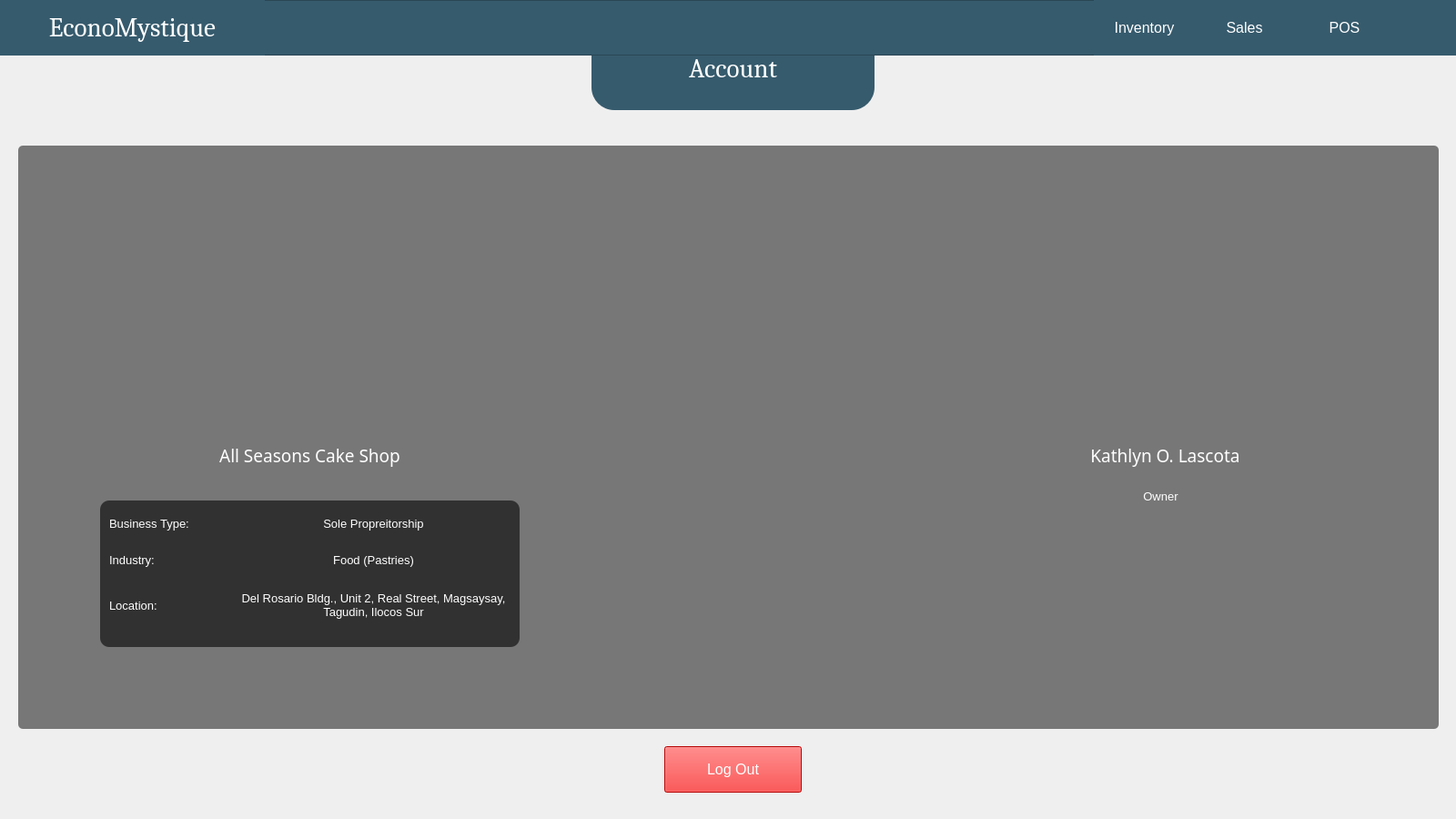
<?xml version="1.0" encoding="UTF-8"?>
<ui version="4.0">
 <class>account</class>
 <widget class="QWidget" name="account">
  <property name="geometry">
   <rect>
    <x>0</x>
    <y>0</y>
    <width>1600</width>
    <height>900</height>
   </rect>
  </property>
  <property name="windowTitle">
   <string>EconoMystique</string>
  </property>
  <property name="windowIcon">
   <iconset>
    <selectedon>img/econoLogo2.png</selectedon>
   </iconset>
  </property>
  <property name="styleSheet">
   <string notr="true">color: black;</string>
  </property>
  <widget class="QLabel" name="lblBusinessName_2">
   <property name="geometry">
    <rect>
     <x>650</x>
     <y>30</y>
     <width>311</width>
     <height>91</height>
    </rect>
   </property>
   <property name="font">
    <font>
     <family>Cambria</family>
     <pointsize>22</pointsize>
    </font>
   </property>
   <property name="styleSheet">
    <string notr="true">border: 0px solid white;
background: #365b6d;
color: white;
border-radius: 25px;</string>
   </property>
   <property name="text">
    <string>Account</string>
   </property>
   <property name="alignment">
    <set>Qt::AlignCenter</set>
   </property>
  </widget>
  <widget class="QFrame" name="frame">
   <property name="geometry">
    <rect>
     <x>0</x>
     <y>0</y>
     <width>1601</width>
     <height>61</height>
    </rect>
   </property>
   <property name="styleSheet">
    <string notr="true">background: #365b6d;</string>
   </property>
   <property name="frameShape">
    <enum>QFrame::StyledPanel</enum>
   </property>
   <property name="frameShadow">
    <enum>QFrame::Raised</enum>
   </property>
   <widget class="QPushButton" name="btnSales">
    <property name="geometry">
     <rect>
      <x>1312</x>
      <y>0</y>
      <width>111</width>
      <height>61</height>
     </rect>
    </property>
    <property name="font">
     <font>
      <pointsize>12</pointsize>
     </font>
    </property>
    <property name="cursor">
     <cursorShape>PointingHandCursor</cursorShape>
    </property>
    <property name="styleSheet">
     <string notr="true">QPushButton {
    background-color: #365b6d;
    color: white;
    border-radius: 50px;
}
QPushButton:hover {
    background-color: #5b8ca4;
}
QPushButton:pressed {
    border-style: inset;
    background-color: #365b6d;
}
</string>
    </property>
    <property name="text">
     <string>Sales</string>
    </property>
   </widget>
   <widget class="QPushButton" name="btnInventory">
    <property name="geometry">
     <rect>
      <x>1202</x>
      <y>0</y>
      <width>111</width>
      <height>61</height>
     </rect>
    </property>
    <property name="font">
     <font>
      <pointsize>12</pointsize>
     </font>
    </property>
    <property name="cursor">
     <cursorShape>PointingHandCursor</cursorShape>
    </property>
    <property name="styleSheet">
     <string notr="true">QPushButton {
    background-color: #365b6d;
    color: white;
    border-radius: 50px;
}
QPushButton:hover {
    background-color: #5b8ca4;
}
QPushButton:pressed {
    border-style: inset;
    background-color: #365b6d;
}
</string>
    </property>
    <property name="text">
     <string>Inventory</string>
    </property>
   </widget>
   <widget class="QPushButton" name="btnPOS">
    <property name="geometry">
     <rect>
      <x>1422</x>
      <y>0</y>
      <width>111</width>
      <height>61</height>
     </rect>
    </property>
    <property name="font">
     <font>
      <pointsize>12</pointsize>
     </font>
    </property>
    <property name="cursor">
     <cursorShape>PointingHandCursor</cursorShape>
    </property>
    <property name="styleSheet">
     <string notr="true">QPushButton {
    background-color: #365b6d;
    color: white;
    border-radius: 50px;
}
QPushButton:hover {
    background-color: #5b8ca4;
}
QPushButton:pressed {
    border-style: inset;
    background-color: #365b6d;
}
</string>
    </property>
    <property name="text">
     <string>POS</string>
    </property>
   </widget>
   <widget class="QPushButton" name="btnAccount">
    <property name="geometry">
     <rect>
      <x>1530</x>
      <y>0</y>
      <width>71</width>
      <height>61</height>
     </rect>
    </property>
    <property name="cursor">
     <cursorShape>PointingHandCursor</cursorShape>
    </property>
    <property name="styleSheet">
     <string notr="true">QPushButton {
    background-color: #365b6d;
    color: white;
    border-radius: 50px;
}
QPushButton:hover {
    background-color: #5b8ca4;
}
QPushButton:pressed {
    border-style: inset;
    background-color: #365b6d;
}
</string>
    </property>
    <property name="text">
     <string/>
    </property>
    <property name="icon">
     <iconset>
      <selectedon>img/pfBtn.png</selectedon>
     </iconset>
    </property>
    <property name="iconSize">
     <size>
      <width>50</width>
      <height>50</height>
     </size>
    </property>
   </widget>
   <widget class="QPushButton" name="btnDashboard">
    <property name="geometry">
     <rect>
      <x>0</x>
      <y>0</y>
      <width>291</width>
      <height>61</height>
     </rect>
    </property>
    <property name="font">
     <font>
      <family>Cambria</family>
      <pointsize>22</pointsize>
     </font>
    </property>
    <property name="cursor">
     <cursorShape>PointingHandCursor</cursorShape>
    </property>
    <property name="styleSheet">
     <string notr="true">QPushButton {
    background-color: #365b6d;
    color: white;
    border-radius: 50px;
}
QPushButton:hover {
    background-color: #5b8ca4;
}
QPushButton:pressed {
    border-style: inset;
    background-color: #365b6d;
}
</string>
    </property>
    <property name="text">
     <string>EconoMystique</string>
    </property>
    <property name="icon">
     <iconset>
      <normaloff>img/econologo_transparent_cropped.png</normaloff>img/econologo_transparent_cropped.png</iconset>
    </property>
    <property name="iconSize">
     <size>
      <width>30</width>
      <height>30</height>
     </size>
    </property>
   </widget>
  </widget>
  <widget class="QFrame" name="frame_3">
   <property name="geometry">
    <rect>
     <x>20</x>
     <y>160</y>
     <width>1561</width>
     <height>641</height>
    </rect>
   </property>
   <property name="styleSheet">
    <string notr="true">#frame_3{
	border-radius: 5px;
	background: rgba(0,0,0,128);
}</string>
   </property>
   <property name="frameShape">
    <enum>QFrame::StyledPanel</enum>
   </property>
   <property name="frameShadow">
    <enum>QFrame::Raised</enum>
   </property>
   <widget class="QFrame" name="frame_2">
    <property name="geometry">
     <rect>
      <x>90</x>
      <y>390</y>
      <width>461</width>
      <height>161</height>
     </rect>
    </property>
    <property name="autoFillBackground">
     <bool>false</bool>
    </property>
    <property name="styleSheet">
     <string notr="true">#frame_2{
	background: rgba(0,0,0,150);
	border-radius: 10px;
}</string>
    </property>
    <property name="frameShape">
     <enum>QFrame::NoFrame</enum>
    </property>
    <property name="frameShadow">
     <enum>QFrame::Plain</enum>
    </property>
    <widget class="QLabel" name="lblBsnsType">
     <property name="geometry">
      <rect>
       <x>10</x>
       <y>10</y>
       <width>131</width>
       <height>31</height>
      </rect>
     </property>
     <property name="font">
      <font>
       <pointsize>10</pointsize>
      </font>
     </property>
     <property name="text">
      <string>&lt;html&gt;&lt;head/&gt;&lt;body&gt;&lt;p&gt;&lt;span style=&quot; color:#ffffff;&quot;&gt;Business Type:&lt;/span&gt;&lt;/p&gt;&lt;/body&gt;&lt;/html&gt;</string>
     </property>
     <property name="alignment">
      <set>Qt::AlignLeading|Qt::AlignLeft|Qt::AlignVCenter</set>
     </property>
    </widget>
    <widget class="QLabel" name="lblIndustry">
     <property name="geometry">
      <rect>
       <x>10</x>
       <y>50</y>
       <width>131</width>
       <height>31</height>
      </rect>
     </property>
     <property name="font">
      <font>
       <pointsize>10</pointsize>
      </font>
     </property>
     <property name="text">
      <string>&lt;html&gt;&lt;head/&gt;&lt;body&gt;&lt;p&gt;&lt;span style=&quot; color:#ffffff;&quot;&gt;Industry:&lt;/span&gt;&lt;/p&gt;&lt;/body&gt;&lt;/html&gt;</string>
     </property>
     <property name="alignment">
      <set>Qt::AlignLeading|Qt::AlignLeft|Qt::AlignVCenter</set>
     </property>
    </widget>
    <widget class="QLabel" name="lblLocation">
     <property name="geometry">
      <rect>
       <x>10</x>
       <y>90</y>
       <width>131</width>
       <height>51</height>
      </rect>
     </property>
     <property name="font">
      <font>
       <pointsize>10</pointsize>
      </font>
     </property>
     <property name="text">
      <string>&lt;html&gt;&lt;head/&gt;&lt;body&gt;&lt;p&gt;&lt;span style=&quot; color:#ffffff;&quot;&gt;Location:&lt;/span&gt;&lt;/p&gt;&lt;/body&gt;&lt;/html&gt;</string>
     </property>
     <property name="alignment">
      <set>Qt::AlignLeading|Qt::AlignLeft|Qt::AlignVCenter</set>
     </property>
    </widget>
    <widget class="QLabel" name="lblBsnsTypeVal">
     <property name="geometry">
      <rect>
       <x>150</x>
       <y>10</y>
       <width>301</width>
       <height>31</height>
      </rect>
     </property>
     <property name="font">
      <font>
       <pointsize>10</pointsize>
      </font>
     </property>
     <property name="text">
      <string>&lt;html&gt;&lt;head/&gt;&lt;body&gt;&lt;p&gt;&lt;span style=&quot; color:#ffffff;&quot;&gt;Sole Propreitorship&lt;/span&gt;&lt;/p&gt;&lt;/body&gt;&lt;/html&gt;</string>
     </property>
     <property name="alignment">
      <set>Qt::AlignCenter</set>
     </property>
    </widget>
    <widget class="QLabel" name="lblIndVal">
     <property name="geometry">
      <rect>
       <x>150</x>
       <y>50</y>
       <width>301</width>
       <height>31</height>
      </rect>
     </property>
     <property name="font">
      <font>
       <pointsize>10</pointsize>
      </font>
     </property>
     <property name="text">
      <string>&lt;html&gt;&lt;head/&gt;&lt;body&gt;&lt;p&gt;&lt;span style=&quot; color:#ffffff;&quot;&gt;Food (Pastries)&lt;/span&gt;&lt;/p&gt;&lt;/body&gt;&lt;/html&gt;</string>
     </property>
     <property name="alignment">
      <set>Qt::AlignCenter</set>
     </property>
    </widget>
    <widget class="QLabel" name="lblLocVal">
     <property name="geometry">
      <rect>
       <x>150</x>
       <y>90</y>
       <width>301</width>
       <height>51</height>
      </rect>
     </property>
     <property name="font">
      <font>
       <pointsize>10</pointsize>
      </font>
     </property>
     <property name="text">
      <string>&lt;html&gt;&lt;head/&gt;&lt;body&gt;&lt;p&gt;&lt;span style=&quot; color:#ffffff;&quot;&gt;Del Rosario Bldg., Unit 2, Real Street, Magsaysay, Tagudin, Ilocos Sur&lt;/span&gt;&lt;/p&gt;&lt;/body&gt;&lt;/html&gt;</string>
     </property>
     <property name="alignment">
      <set>Qt::AlignCenter</set>
     </property>
     <property name="wordWrap">
      <bool>true</bool>
     </property>
    </widget>
   </widget>
   <widget class="QLabel" name="lblBusinessName">
    <property name="geometry">
     <rect>
      <x>90</x>
      <y>320</y>
      <width>461</width>
      <height>41</height>
     </rect>
    </property>
    <property name="font">
     <font>
      <family>Sans Serif Collection</family>
      <pointsize>14</pointsize>
     </font>
    </property>
    <property name="autoFillBackground">
     <bool>false</bool>
    </property>
    <property name="styleSheet">
     <string notr="true"/>
    </property>
    <property name="text">
     <string>&lt;html&gt;&lt;head/&gt;&lt;body&gt;&lt;p&gt;&lt;span style=&quot; color:#ffffff;&quot;&gt;All Seasons Cake Shop&lt;/span&gt;&lt;/p&gt;&lt;/body&gt;&lt;/html&gt;</string>
    </property>
    <property name="alignment">
     <set>Qt::AlignCenter</set>
    </property>
   </widget>
   <widget class="QLabel" name="imgBusinessLogo">
    <property name="geometry">
     <rect>
      <x>180</x>
      <y>20</y>
      <width>281</width>
      <height>271</height>
     </rect>
    </property>
    <property name="text">
     <string/>
    </property>
    <property name="pixmap">
     <pixmap>img/all_seasons_logo_trans.png</pixmap>
    </property>
    <property name="scaledContents">
     <bool>true</bool>
    </property>
   </widget>
   <widget class="QLabel" name="imgProfile">
    <property name="geometry">
     <rect>
      <x>1130</x>
      <y>30</y>
      <width>261</width>
      <height>251</height>
     </rect>
    </property>
    <property name="text">
     <string/>
    </property>
    <property name="pixmap">
     <pixmap>img/profile.png</pixmap>
    </property>
    <property name="scaledContents">
     <bool>true</bool>
    </property>
   </widget>
   <widget class="QLabel" name="lblRole">
    <property name="geometry">
     <rect>
      <x>1150</x>
      <y>370</y>
      <width>211</width>
      <height>31</height>
     </rect>
    </property>
    <property name="font">
     <font>
      <pointsize>10</pointsize>
      <weight>50</weight>
      <bold>false</bold>
     </font>
    </property>
    <property name="text">
     <string>&lt;html&gt;&lt;head/&gt;&lt;body&gt;&lt;p&gt;&lt;span style=&quot; color:#ffffff;&quot;&gt;Owner&lt;/span&gt;&lt;/p&gt;&lt;/body&gt;&lt;/html&gt;</string>
    </property>
    <property name="alignment">
     <set>Qt::AlignCenter</set>
    </property>
   </widget>
   <widget class="QLabel" name="lblUserName">
    <property name="geometry">
     <rect>
      <x>1100</x>
      <y>320</y>
      <width>321</width>
      <height>41</height>
     </rect>
    </property>
    <property name="font">
     <font>
      <family>Sans Serif Collection</family>
      <pointsize>14</pointsize>
     </font>
    </property>
    <property name="text">
     <string>&lt;html&gt;&lt;head/&gt;&lt;body&gt;&lt;p&gt;&lt;span style=&quot; color:#ffffff;&quot;&gt;Kathlyn O. Lascota&lt;/span&gt;&lt;/p&gt;&lt;/body&gt;&lt;/html&gt;</string>
    </property>
    <property name="alignment">
     <set>Qt::AlignCenter</set>
    </property>
   </widget>
  </widget>
  <widget class="QPushButton" name="btnLogOut">
   <property name="geometry">
    <rect>
     <x>730</x>
     <y>820</y>
     <width>151</width>
     <height>51</height>
    </rect>
   </property>
   <property name="font">
    <font>
     <pointsize>12</pointsize>
    </font>
   </property>
   <property name="cursor">
    <cursorShape>PointingHandCursor</cursorShape>
   </property>
   <property name="styleSheet">
    <string notr="true">color: white;
background-color: red;

</string>
   </property>
   <property name="text">
    <string>Log Out</string>
   </property>
   <property name="flat">
    <bool>false</bool>
   </property>
  </widget>
  <zorder>frame_3</zorder>
  <zorder>lblBusinessName_2</zorder>
  <zorder>frame</zorder>
  <zorder>btnLogOut</zorder>
 </widget>
 <resources/>
 <connections/>
</ui>
